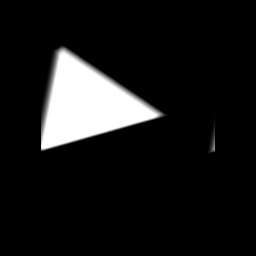

Python code for this plot:
#!/usr/bin/env python

# Perform correlation in frequency domain using FFT multiply and inverse FFT.

# Factory overrides
import vtkmodules.vtkInteractionStyle  # noqa: F401
import vtkmodules.vtkRenderingFreeType  # noqa: F401
import vtkmodules.vtkRenderingOpenGL2  # noqa: F401

from vtkmodules.vtkImagingCore import (
    vtkImageConstantPad,
    vtkImageExtractComponents,
)
from vtkmodules.vtkImagingFourier import (
    vtkImageFFT,
    vtkImageRFFT,
)
from vtkmodules.vtkImagingMath import vtkImageMathematics
from vtkmodules.vtkImagingSources import vtkImageCanvasSource2D
from vtkmodules.vtkRenderingCore import (
    vtkImageActor,
    vtkRenderWindow,
    vtkRenderWindowInteractor,
    vtkRenderer,
)

# Large canvas with triangle
canvas_1 = vtkImageCanvasSource2D()
canvas_1.SetScalarTypeToFloat()
canvas_1.SetExtent(0, 255, 0, 255, 0, 0)
canvas_1.SetDrawColor(0)
canvas_1.FillBox(0, 255, 0, 255)
canvas_1.SetDrawColor(2.0)
canvas_1.FillTriangle(10, 100, 190, 150, 40, 250)

# Small canvas with triangle
canvas_2 = vtkImageCanvasSource2D()
canvas_2.SetScalarTypeToFloat()
canvas_2.SetExtent(0, 31, 0, 31, 0, 0)
canvas_2.SetDrawColor(0.0)
canvas_2.FillBox(0, 31, 0, 31)
canvas_2.SetDrawColor(2.0)
canvas_2.FillTriangle(10, 1, 25, 10, 1, 5)

# FFT of large image
fft1 = vtkImageFFT()
fft1.SetDimensionality(2)
fft1.SetInputConnection(canvas_1.GetOutputPort())
fft1.ReleaseDataFlagOff()
fft1.Update()

# Pad small kernel to same size, then FFT
pad2 = vtkImageConstantPad()
pad2.SetInputConnection(canvas_2.GetOutputPort())
pad2.SetOutputWholeExtent(0, 255, 0, 255, 0, 0)

fft2 = vtkImageFFT()
fft2.SetDimensionality(2)
fft2.SetInputConnection(pad2.GetOutputPort())
fft2.ReleaseDataFlagOff()
fft2.Update()

# Conjugate for correlation (not convolution)
conjugate = vtkImageMathematics()
conjugate.SetOperationToConjugate()
conjugate.SetInput1Data(fft2.GetOutput())
conjugate.Update()

# Complex multiply in frequency space
multiply = vtkImageMathematics()
multiply.SetOperationToComplexMultiply()
multiply.SetInput1Data(fft1.GetOutput())
multiply.SetInput2Data(conjugate.GetOutput())

# Inverse FFT
inverse_fft = vtkImageRFFT()
inverse_fft.SetDimensionality(2)
inverse_fft.SetInputConnection(multiply.GetOutputPort())

# Extract real component
extract_real = vtkImageExtractComponents()
extract_real.SetInputConnection(inverse_fft.GetOutputPort())
extract_real.SetComponents(0)
extract_real.Update()

# Display with vtkImageActor
image_actor = vtkImageActor()
image_actor.GetMapper().SetInputConnection(extract_real.GetOutputPort())

# Renderer
renderer = vtkRenderer()
renderer.AddActor(image_actor)

# Window
render_window = vtkRenderWindow()
render_window.AddRenderer(renderer)
render_window.SetSize(256, 256)
render_window.SetWindowName("fft correlation")

# Scene
renderer.ResetCamera()

# Interactor
interactor = vtkRenderWindowInteractor()
interactor.SetRenderWindow(render_window)

interactor.Initialize()
interactor.Start()
